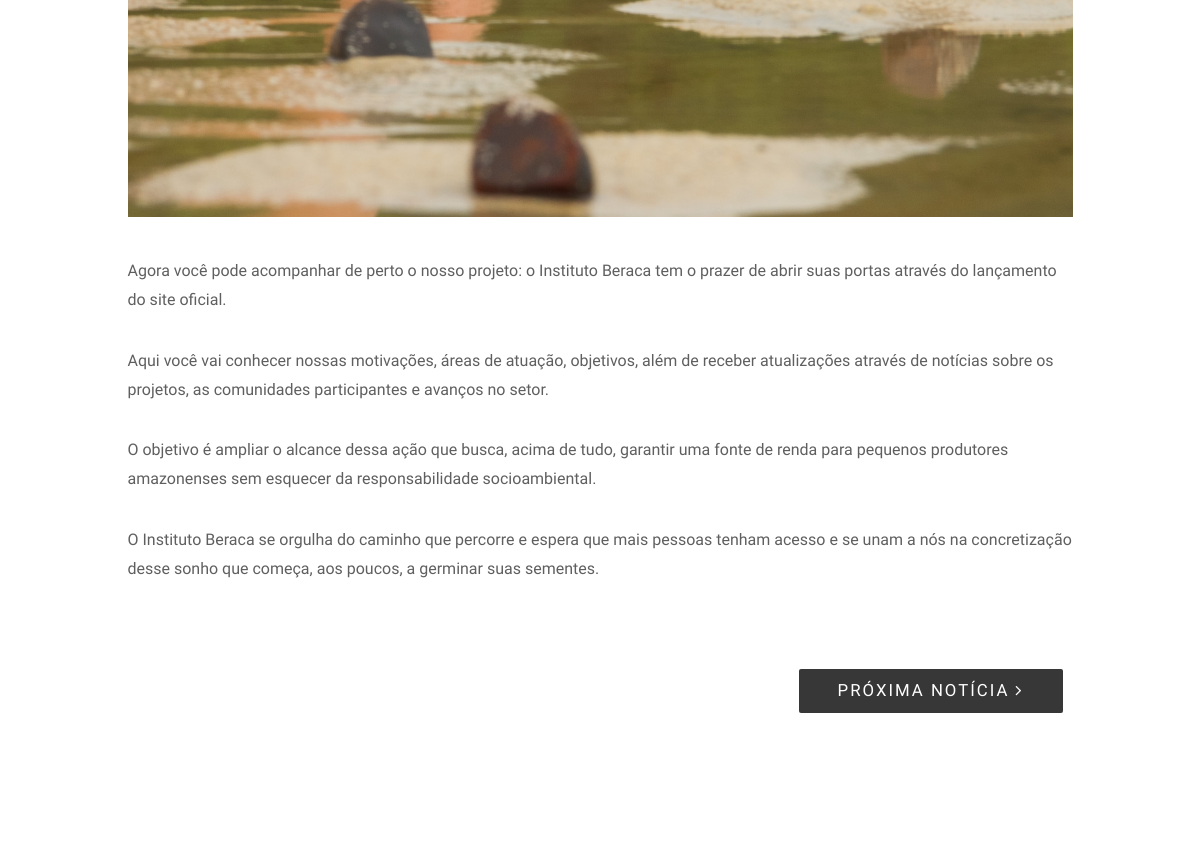
/blog/detail/1 (middle part), run on an earlier commit of the app's database.
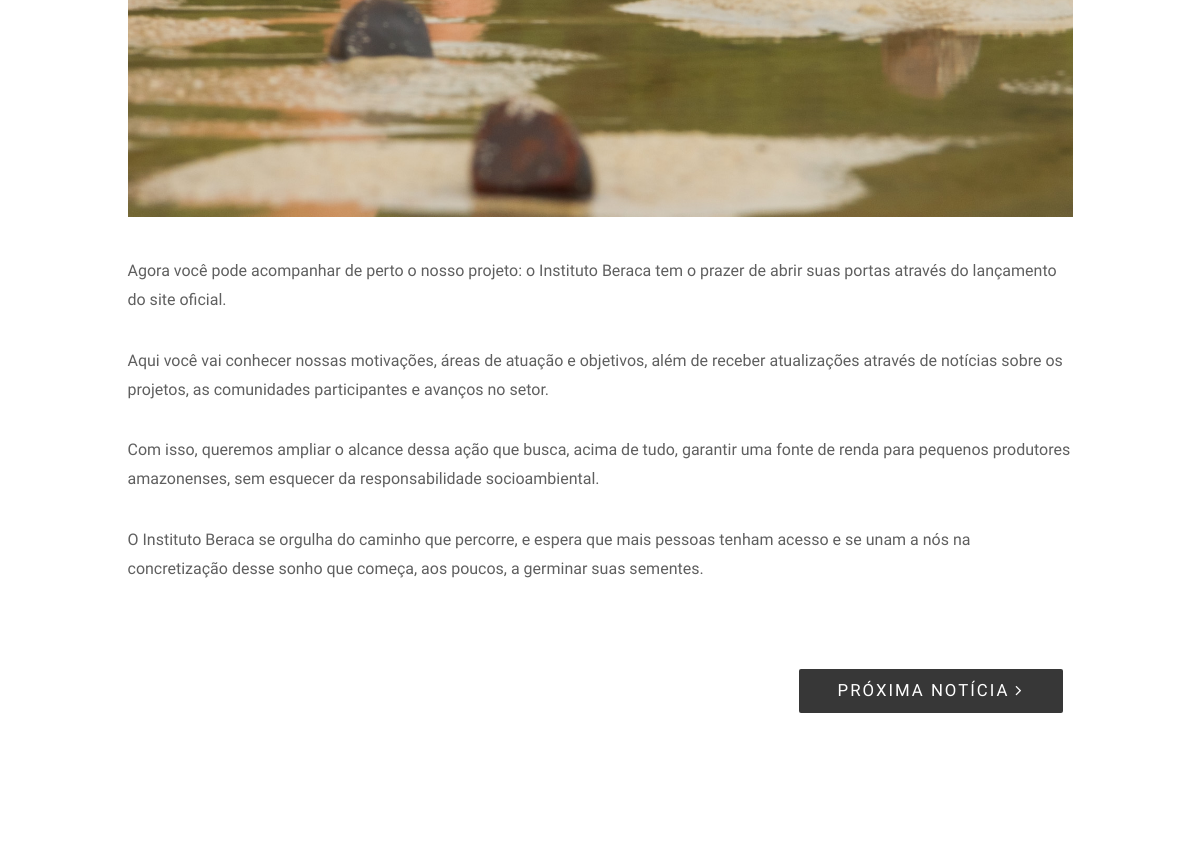
And on a later commit of the database.
### core/models.py (models this page shows, shortened)
class BlogImages(models.Model):
    post = models.ForeignKey(BlogPost, related_name='images')
    image = models.ImageField("Imagem", upload_to=generate_filename)

class BlogPost(models.Model):
    title = models.CharField("Título", max_length=300, blank=False)
    sub_title = models.CharField("Sub-título", max_length=300, blank=False, null=True)
    intro = models.TextField("Introdução", blank=False)
    content = RichTextField("Corpo do texto", blank=False)
    date = models.DateField(auto_now=True)
    author = models.CharField("Autor", max_length=500, blank=True)
    miniature = models.ImageField("Miniatura", upload_to=generate_filename_miniature, blank=False)
    tag = models.CharField("Tag para filtro", max_length=300, blank=False)
    def get_next(self):
        next = BlogPost.objects.filter(id__gt=self.id)
        if next:
          return next.first()
        return False
    def get_prev(self):
        prev = BlogPost.objects.filter(id__lt=self.id).order_by('-id')
        if prev:
          return prev.first()
        return False
    class Meta:
        verbose_name="Blog post"
        verbose_name_plural="Posts"
        ordering = ['-date']

### core/views.py (the view)
# urls.py: url(r'^blog/detail/(?P<pk>\d+)$', views.BlogDetailView.as_view(), name='post_detail'),
class BlogDetailView(DetailView):
	template_name = "core/detail_templates/blog_detail.html"
	model = BlogPost

### core/templates/core/detail_templates/blog_detail.html (shortened to what this page needs)
{% extends 'core/base.html' %}
{% block content %}
  <section class="page-section">
    <div class="container relative">
      <div class="row">
        <div class="col-sm-10 col-sm-offset-1">
          <div class="blog-item mb-80 mb-xs-40">
            <div class="blog-item-body">
              <div class="blog-media mt-40 mb-40 mb-xs-30">
                <ul class="clearlist content-slider">
                  {% for image in object.images.all%}
                  <li>
                    <img src="{{image.image.url}}" alt="" />
                  </li>
                  {% endfor %}
                </ul>
              </div>
              <p>
                {{object.intro}}
              </p>
              <p>
                {{object.content|safe}}
              </p>
            </div>
          </div>
          <div class="clearfix mt-40">
            {% if object.get_next %}
              <a href="{% url 'core:post_detail' object.get_next.id %}" class="blog-item-more right"><button type="submit" class="submit_btn btn btn-mod btn-medium btn-round">Próxima notícia&nbsp;<i class="fa fa-angle-right"></i></button></a>
            {% endif %}
          </div>
        </div>
      </div>
    </div>
  </section>
{% endblock content %}

### core/templates/core/base.html (shortened to what this page needs)
{% load staticfiles %}
<!DOCTYPE html>
<html>
    <head>
        <link rel="stylesheet" href="https://maxcdn.bootstrapcdn.com/bootstrap/3.3.7/css/bootstrap.min.css">
        <link rel="stylesheet" href="{% static 'css/style.css' %}">
        <link rel="stylesheet" href="{% static 'css/style-responsive.css' %}">
        <link rel="stylesheet" href="{% static 'css/animate.min.css' %}">
        <link rel="stylesheet" href="{% static 'css/vertical-rhythm.min.css' %}">
        <link rel="stylesheet" href="{% static 'css/owl.carousel.css' %}">
        <link rel="stylesheet" href="{% static 'css/magnific-popup.css' %}">
        <link rel="stylesheet" href="{% static 'css/font-awesome.min.css' %}">
    </head>
    <body class="appear-animate">
        <div class="page" id="top">
          {% block content %}{% endblock content %}
        </div>
    </body>
</html>

### core/templates/core/partials/navpanel_with_links.html (shortened to what this page needs)
{% load staticfiles %}

### core/templates/core/partials/blog_header.html (shortened to what this page needs)
{% load staticfiles %}

### core/templates/core/partials/footer.html (shortened to what this page needs)
{% load staticfiles %}

What changed in the data, as far as the page shows it:
changed BlogPost: content "…nossas motivações, áreas de atuação, objetivos, além de receber atualizações através de notícias sobre os projetos, as comunidades participantes e avanços no setor. O objetivo é ampliar o alcance dessa ação que busca, acima de tudo, garantir uma fonte de renda para pequenos produtores amazonenses sem esquecer da responsabilidade socioambiental. O Instituto Beraca se orgulha do caminho que percorre e espera que mais…" → "…nossas motivações, áreas de atuação e objetivos, além de receber atualizações através de notícias sobre os projetos, as comunidades participantes e avanços no setor. Com isso, queremos ampliar o alcance dessa ação que busca, acima de tudo, garantir uma fonte de renda para pequenos produtores amazonenses, sem esquecer da responsabilidade socioambiental. O Instituto Beraca se orgulha do caminho que percorre, e espera que mais…"
